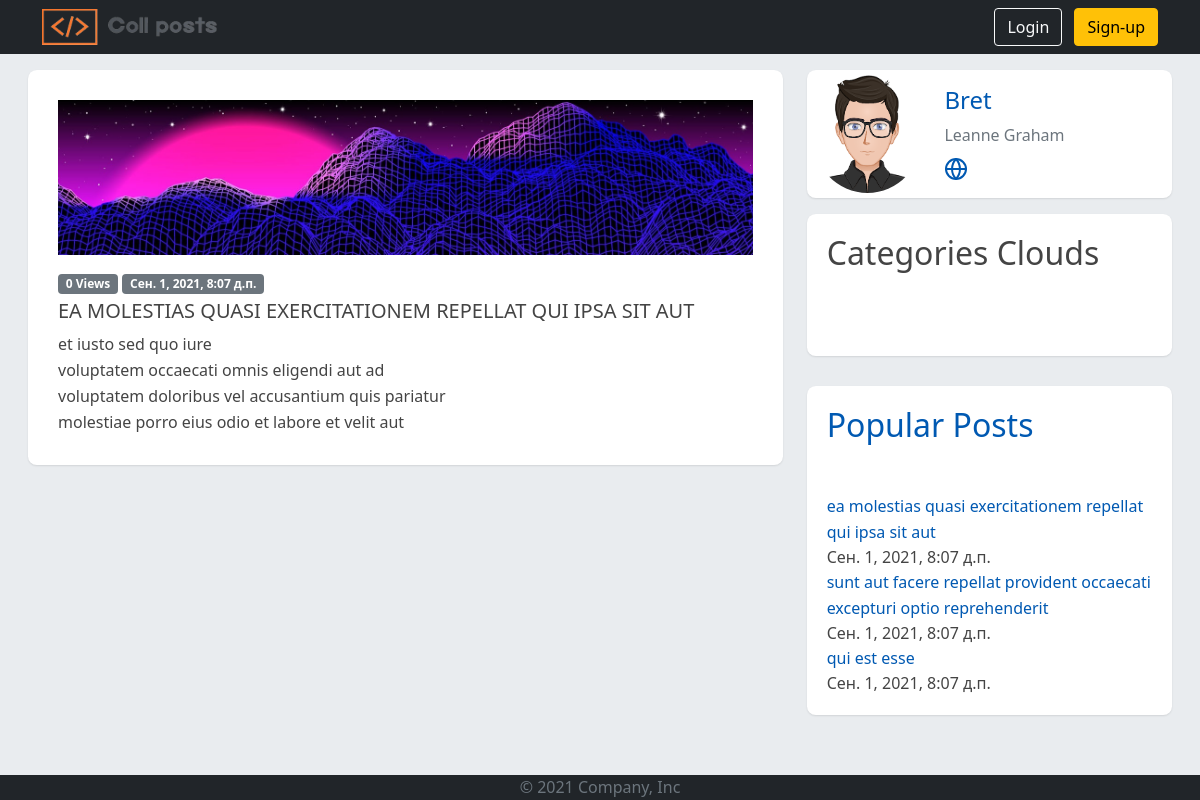
Page /post/3 on the earlier database version.
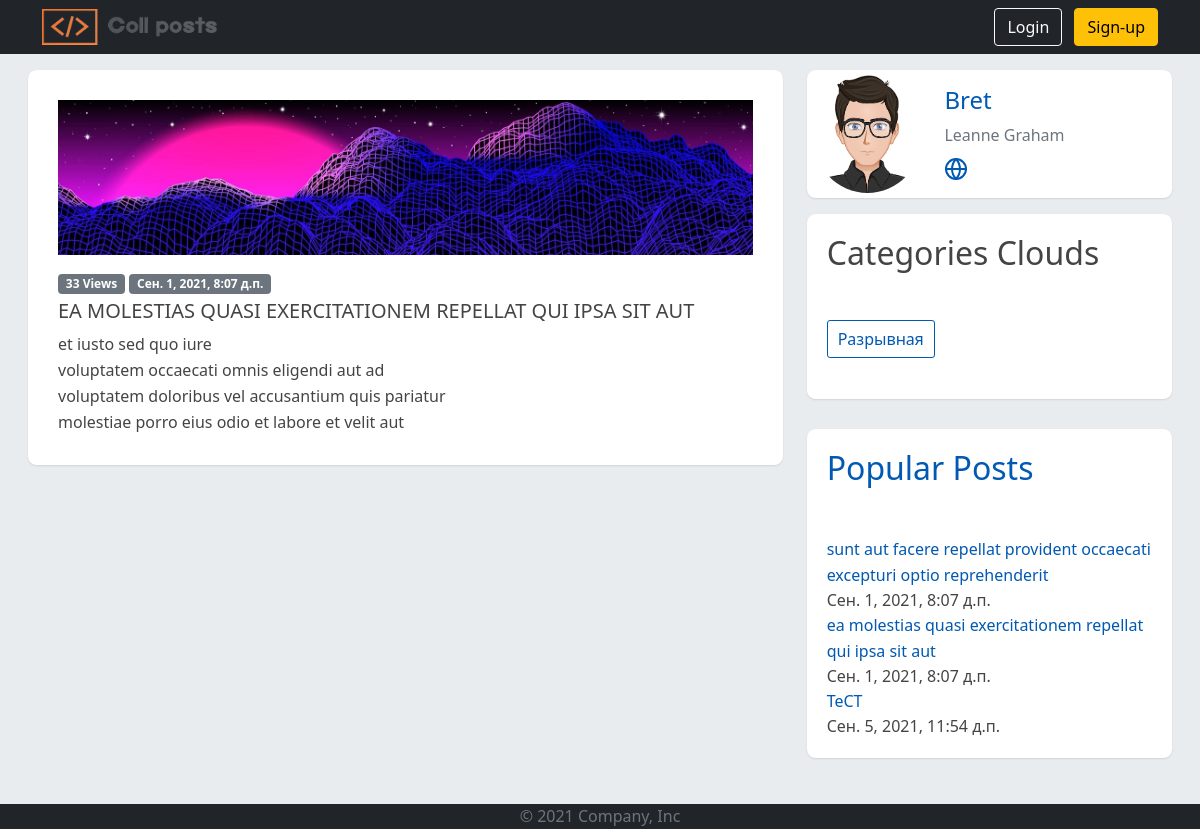
Same page on the later database version.
### strange_posts/models.py (models this page shows, shortened)
class TimeBaseModel(models.Model):
    created_at = models.DateTimeField(auto_now_add=True)
    updated_at = models.DateTimeField(auto_now=True)
    class Meta:
        abstract = True

class Post(TimeBaseModel):
    id = models.IntegerField(primary_key=True)
    title = models.CharField(max_length=255, verbose_name='Название поста')
    body = models.TextField(verbose_name='Текст поста')
    user = models.ForeignKey(User, on_delete=models.CASCADE, verbose_name='Автор поста')
    categories = models.ManyToManyField(PostCategory, default=[])
    post_views = models.PositiveIntegerField('Количество просмотров', default=0)
    class Meta:
        verbose_name = 'Пост'
        verbose_name_plural = 'Пользовательские посты'
    def __str__(self):
        return f'{self.title}'
    def get_absolute_url(self):
        return reverse('post', kwargs={'pk': self.pk})

class User(TimeBaseModel):
    id = models.IntegerField(primary_key=True)
    name = models.CharField(max_length=255, verbose_name='Полное имя')
    username = models.CharField(max_length=100, unique=True, verbose_name='Имя пользователя')
    photo = models.ImageField('Фотография', upload_to='users_photo/%Y/%m/%d', null=True)
    email = models.EmailField(verbose_name='Email')
    user_address = models.ForeignKey(UserAddress, on_delete=models.SET_NULL, null=True,
                                     verbose_name='Адрес пользователя')
    phone_number = models.CharField(max_length=100, verbose_name='Номер телефона')
    user_website = models.CharField(max_length=255, verbose_name='Веб-сайт пользователя')
    user_company = models.ForeignKey(Company, on_delete=models.SET_NULL, null=True,
                                     verbose_name='Компания пользователя')
    class Meta:
        verbose_name = 'Пользователь'
        verbose_name_plural = 'Пользователи'
    def get_absolute_url(self):
        return reverse('get_user', kwargs={'pk': self.pk})

class PostCategory(models.Model):
    name = models.CharField('Название', max_length=50)
    slug = models.SlugField('URL', max_length=50, unique=True)
    class Meta:
        verbose_name = 'Категория для постов'
        verbose_name_plural = 'Категории для постов'

### strange_posts/views.py (the view)
# urls.py: path('post/<int:pk>', views.ShowPost.as_view(), name='post'),
class ShowPost(DetailView):
    model = Post
    context_object_name = 'post'
    def get_context_data(self, *, object_list=None, **kwargs):
        context = super().get_context_data(**kwargs)  # Получаем context у предка
        context['title'] = context['post']
        context['views'] = context['post'].post_views
        context['post'].post_views = F('post_views') + 1
        context['post'].save()
        context['popular_posts'] = Post.objects.all().order_by('-post_views')[:3]
        return context
    def get_queryset(self):
        return Post.objects.all().select_related('user').prefetch_related('categories')

### strange_posts/templates/strange_posts/post_detail.html (shortened to what the changed rows need)
{% extends 'strange_posts/base.html' %}
{% load static %}
{% block content %}
    <div id="main-content" class="blog-page">
        <div class="container-fluid">
            <div class="row clearfix">
                <div class="col-lg-8 col-md-12 left-box">
                    <div class="card single_post">
                        <div class="body">
                            <div class="img-post">
                                {% if post.photo %}
                                    <img class="d-block img-fluid" src="{{ post.photo.url }}" alt="Attached photo">
                                {% else %}
                                    <img class="d-block img-fluid" src="{% static 'strange_posts/images/plug.jpg' %}" alt="Attached photo">
                                {% endif %}
                            </div>
                            <div class="details">
                                <span class="badge bg-secondary">{{ views }} Views</span>
                                <span class="badge bg-secondary">{{ post.created_at }}</span>
                            </div>
                            <h3>{{ post.title }}</h3>
                            <p>{{ post.body|linebreaks }}</p>
                        </div>
                    </div>
                </div>
                <div class="col-lg-4 col-md-12 right-box">
                    <div class="card mb-3">
                        <div class="row g-0">
                            <div class="col-md-8">
                                <div class="card-body">
                                    <h4><a href="{{ post.user.get_absolute_url }}">{{ post.user.username }}</a></h4>
                                    <p class="text-muted mb-0">{{ post.user.name }}</p>
                                    <ul class="social-links list-inline mb-0 mt-2">
                                        <li class="list-inline-item">
                                        </li>
                                    </ul>
                                </div>
                            </div>
                        </div>
                    </div>
                    <div class="card">
                        <div class="header">
                            <h2>Categories Clouds</h2>
                        </div>
                        <div class="body widget">
                            <ul class="list-unstyled categories-clouds m-b-0">
                                {% for cat in post.categories.all %}
                                    <li><a href="{% url 'home' %}?cat={{ cat.slug }}">{{ cat.name }}</a></li>
                                {% endfor %}
                            </ul>
                        </div>
                    </div>
                    <div class="card">
                        <div class="header">
                            <h2><a href="{% url 'home' %}?order_by=post_views">Popular Posts</a></h2>
                        </div>
                        <div class="body widget popular-post">
                            <div class="row">
                                <div class="col-lg-12">
                                    {% for popular_post in popular_posts %}
                                        <div class="single_post">
                                            <p class="m-b-0">
                                                <a href="{{ popular_post.get_absolute_url }}">{{ popular_post.title }}</a>
                                            </p>
                                            <span>{{ popular_post.created_at }}</span>
                                    </div>
                                    {% endfor %}
                                </div>
                            </div>
                        </div>
                    </div>
                </div>
            </div>
        </div>
    </div>
{% endblock %}

Differences in the rows shown:
no longer on this page (row edited): Post: title "qui est esse", created_at "Сен. 1, 2021, 8:07 д.п."
added PostCategory: name "Разрывная"
changed Post "sunt aut facere repellat provident occaecati excepturi optio reprehenderit": moves up the list
added Post: title "ТеСТ", created_at "Сен. 5, 2021, 11:54 д.п."
Other differences:
{{ views }}: "0" → "33"
